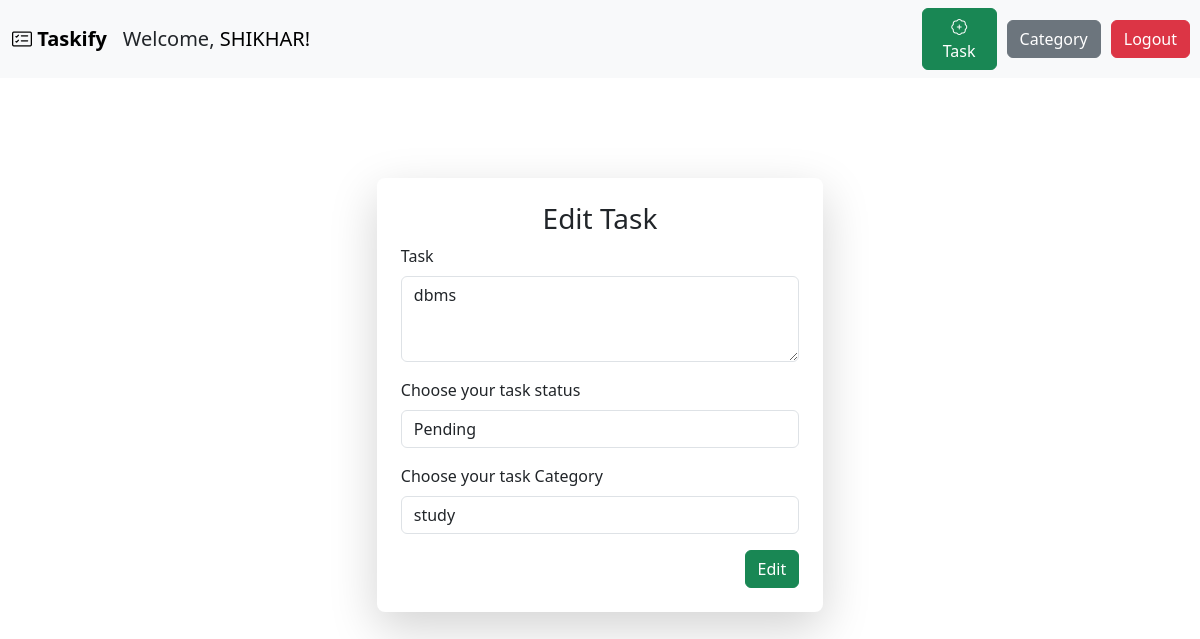
Screenshot of /edit/1 (signed in) with the database file from the repository.
### app.py (models this page shows)
class Users(db.Model):
    id=db.Column(db.Integer,primary_key=True)
    name=db.Column(db.String(100),nullable=False)
    email=db.Column(db.String(100),nullable=False, unique=True)
    password=db.Column(db.String(15),nullable=False)
    tasks = db.relationship('Tasks', backref='users', lazy=True)
    categories= db.relationship('Category', backref='users', lazy=True)

class Tasks(db.Model):
    id=db.Column(db.Integer,primary_key=True)
    task=db.Column(db.String(200),nullable=False)
    status=db.Column(db.String(100),nullable=False, default="Pending")
    date_added=db.Column(db.String(20), default=datetime.now().strftime("%d-%m-%Y %H:%M"))
    user_id= db.Column(db.Integer,db.ForeignKey("users.id"),nullable=False )
    category_id= db.Column(db.Integer,db.ForeignKey("category.id"),nullable=False )

### app.py (the view, shortened to what this page needs)
@app.route("/edit/<int:task_id>", methods=["POST","GET"])
def edit(task_id):
    if "user_name" in session:
        task=Tasks.query.filter_by(id=task_id).first()
        category=Category.query.filter_by(user_id=session.get("user_id")).all()
        if task and task.user_id==session.get("user_id"):
            user_details=Users.query.filter_by(id=session.get("user_id")).first()
            return render_template("edit.html", task=task, category=category,name=user_details.name )
        flash("Task not found.","info")
        return redirect(url_for("page"))
    flash("Please login to continue.","info")
    return redirect(url_for("index"))

### templates/edit.html (shortened to what this page needs)
{% extends "base.html" %}
{% block content %}
<div class="d-flex justify-content-center align-items-center mt-5">
    <div class="shadow-lg p-4 mt-5 bg-light bg-body rounded-3" style="width: 40%;">
        <h3 class="text-center mb-2">Edit Task</h3>
        <form method="post">
            <div class="mb-3">
                <label for="task" class="form-label">Task</label>
                <textarea name="task" class="form-control" rows="3"  required >{{task.task}}</textarea>
            </div>
            <div class="mb-3">
                <label for="status" class="form-label">Choose your task status</label>
                <select name="status" id="status" class="form-control">
                    {% if task.status=="Pending" %}
                    <option value="Pending" selected>Pending</option>
                    {% else %}
                    <option value="Pending">Pending</option>
                    {% endif %}
                </select>
            </div>
            <div class="mb-3">
                <label for="category" class="form-label">Choose your task Category</label>
                <select name="category" id="category" class="form-control">
                    {% for c in category %}
                    {% if task.category_id == c.id %}
                        <option value="{{c.id}}" selected>{{c.name}}</option>
                    {% else %}
                        <option value="{{c.id}}">{{c.name}}</option>
                    {% endif %}
                    {% endfor %}
                </select>
            </div>
            <div class="text-end">
                <button type="submit" class="btn btn-success">Edit</button>
            </div>
        </form>
    </div>
</div>
{% endblock %}

### templates/base.html (shortened to what this page needs)
<!DOCTYPE html>
<html lang="en">
<head>
  <link href="https://cdn.jsdelivr.net/npm/bootstrap@5.3.8/dist/css/bootstrap.min.css" rel="stylesheet"
>
<link rel="stylesheet" href="https://cdnjs.cloudflare.com/ajax/libs/bootstrap-icons/1.13.1/font/bootstrap-icons.min.css">
  </head>
<body>
  <nav class="navbar navbar-expand-lg bg-body-tertiary">
    <div class="container-fluid">
      <a class="navbar-brand fw-bold" href="/homepage"><i class="bi bi-card-checklist"></i> Taskify</a>
      <div class="collapse navbar-collapse" id="navbarNavAltMarkup">
        <div class="navbar-nav">
          <span class="active fs-5" style="font-weight:400;">Welcome, <a href="/user" style="font-weight: 400; text-decoration: none; color: black;">{{ name| upper }}!</a></span>
        </div>
        </div>
        </div>
          <a href="/task" class="btn btn-success" style="width:90px; margin-right: 10px;"><i class="bi bi-patch-plus"></i> Task</a>
          <a href="/category" class="btn btn-secondary" style="margin-right: 10px;">Category</a>
          <a href="/logout" class="btn btn-danger" style="margin-right: 10px;">Logout</a>
  </nav>
  <div class="container">
  {% block content %}
  {% endblock %}
  </div>
</body>
</html>

### rows the page displays
Users: name "SHIKHAR"
Tasks: task "dbms", status "Pending"

### other values shown
form field category "study"
